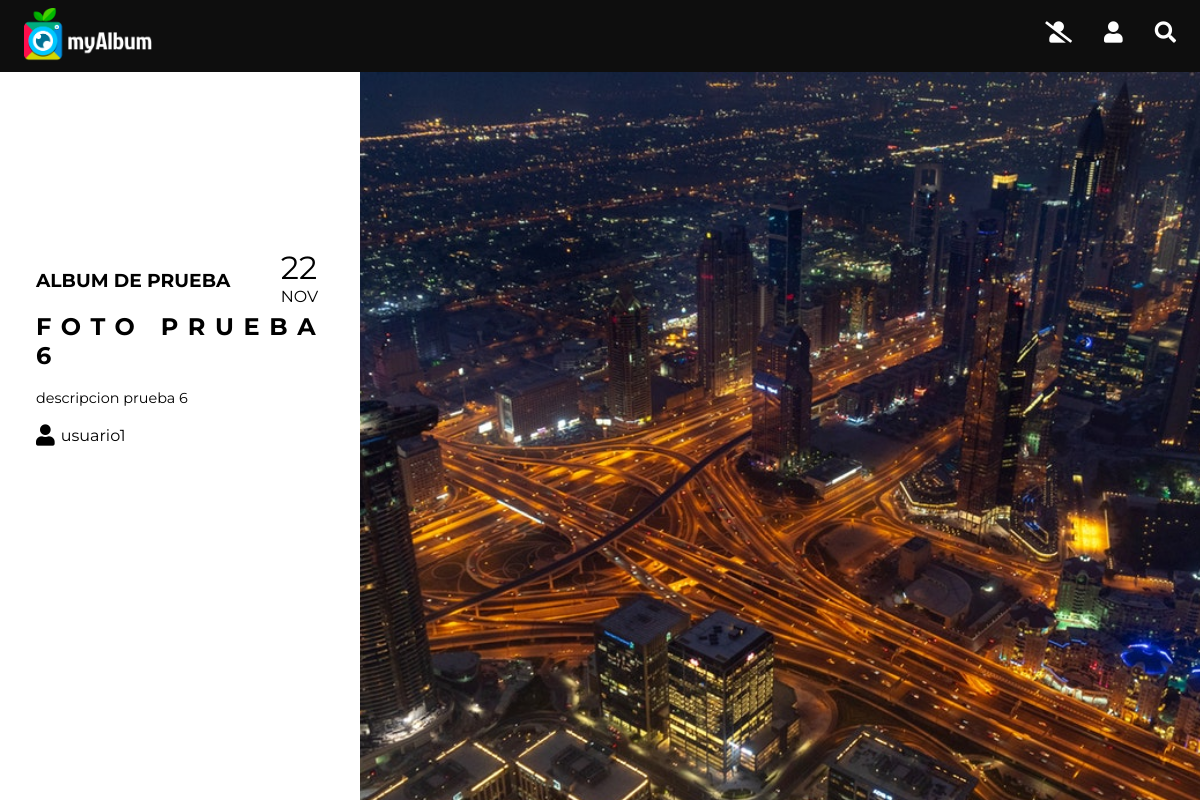
/foto.php?foto=6, run on the app's committed database.
### tables this page shows
CREATE TABLE `fotos` (
  `IdFoto` int(100) NOT NULL,
  `Titulo` varchar(100) NOT NULL,
  `Descripcion` varchar(10000) NOT NULL,
  `Fecha` date NOT NULL,
  `Pais` int(100) DEFAULT NULL,
  `Album` int(100) NOT NULL,
  `Fichero` varchar(3000) NOT NULL,
  `Alternativo` varchar(200) NOT NULL,
  `FRegistro` time NOT NULL
);

CREATE TABLE `albumes` (
  `IdAlbum` int(100) NOT NULL,
  `Titulo` varchar(100) NOT NULL,
  `Descripcion` varchar(10000) NOT NULL,
  `Usuario` int(100) NOT NULL
);

CREATE TABLE `usuarios` (
  `IdUsuario` int(100) NOT NULL,
  `NomUsuario` varchar(15) NOT NULL,
  `Clave` varchar(15) NOT NULL,
  `Email` varchar(100) NOT NULL,
  `Sexo` varchar(50) NOT NULL,
  `FNacimiento` date NOT NULL,
  `Ciudad` varchar(100) NOT NULL,
  `Pais` int(100) NOT NULL,
  `Foto` varchar(300) DEFAULT NULL,
  `FRegistro` time NOT NULL,
  `Estilo` int(100) NOT NULL
);

### foto.php (the view, shortened to what this page needs)
<!DOCTYPE html>
<html lang="es">
<head>
</head>
<body>
<?php
include('header.php');
require("conexionBD.php");
$sql_num = "SELECT count(*) FROM FOTOS";
$result_fotos = $conexion->query($sql_num);
$fila_fotos = $result_fotos->fetch_assoc();
$id_foto = mysqli_real_escape_string($conexion, $_GET['foto']);
if ((int)$fila_fotos['count(*)'] < (int)$_GET['foto']) {
    header('Location: 404.php');
} else {
    $sql = "SELECT * FROM FOTOS WHERE IdFoto = '$id_foto'";
    $resultados = $conexion->query($sql);
    while ($fila = $resultados->fetch_assoc()) {
        $titulo = $fila['Titulo'];
        $id_album = mysqli_real_escape_string($conexion, $fila['Album']);
        $album_row = $conexion->query("SELECT Titulo,Usuario FROM albumes WHERE IdAlbum = '$id_album'");
        $album_fetch = $album_row->fetch_assoc();
        $id_usuario = mysqli_real_escape_string($conexion, $album_fetch['Usuario']);
        $usuario_row = $conexion->query("SELECT NomUsuario FROM usuarios WHERE IdUsuario = '$id_usuario'");
        $usuario_fetch = $usuario_row->fetch_assoc();
        $descrip = $fila['Descripcion'];
        $fichero = $fila['Fichero'];
        $fecha = $fila['Fecha'];
        list($anyo, $mes, $dia) = explode('-', $fecha);
        $fecha_remp = str_replace("/", "-", $fecha);
        $fecha_format = date("d-m-Y", strtotime($fecha_remp));
        $mes_format = strftime("%B", strtotime($fecha_format));
        $mes_format = strtoupper($mes_format);
        $fecha_correcta = substr($mes_format, 0, 3);
        $url = "img/" . $fichero;
        echo "<div class=\"split-foto dcha-foto\" style=\"background-image:url('$url');\"></div>";
    }
    echo "
<section>
    <div class='split-foto izq-foto'>
        <div class='margin_info_foto'>
            <div class='row''>
                <h3 style=' float: left; width: 80%; margin-top: 7%'>$album_fetch[Titulo]</h3>
                <div style='float: left; width: 10%; margin-bottom: 2%'>
                    <span style='font-size: 2em;'>$dia</span><br>
                    <span>$fecha_correcta</span>
                </div>
                <br>
            </div>
            <h2 style='text-align: left; margin-top: 0; margin-bottom: 0'>$titulo</h2><br>
            <div style='text-align: left' class='fontSize'>$descrip
            </div>
            <br>
            <div><i style='margin-right: 2%;' class='fa fa-user fa-lg'></i><span>$usuario_fetch[NomUsuario]</span></div>
        </div>
    </div>";
}
?>
</section>
</body>
</html>

### css/style.css (style rules this page uses)
body { margin: 0; font-family: 'Montserrat', sans-serif; background-color: #0e0e0e; }
h2 { text-transform: uppercase; letter-spacing: 0.4em; text-align: center; }
h3 { text-align: left; text-transform: uppercase; margin-top: 0; }
::placeholder { color: black; opacity: 0.7; }
.fontSize { font-size: 1em; }
.row { display: table; width: 100%; table-layout: fixed; }
.split-foto { height: 100%; position: fixed; z-index: 1; top: 4.5em; overflow-x: hidden; padding-top: 2em; }
.izq-foto { left: 0; width: 30%; background-color: white; }
.dcha-foto { right: 0; width: 70%; background-repeat: no-repeat; background-position: center; background-size: cover; }
.margin_info_foto { margin: 40% 5% 5% 10%; }
@media only screen and (max-width: 1200px) { .fontSize { font-size: 0.9em; } }

### css/print.css (style rules this page uses)
body { margin: 0; font-family: Georgia, serif; background-color: white; }
h2 { font-family: Georgia, serif; text-transform: uppercase; letter-spacing: 0.4em; text-align: center; }
h3 { font-family: Georgia, serif; text-align: left; text-transform: uppercase; margin-top: 0; }
::placeholder { color: black; opacity: 0.7; }
.row { display: table; width: 100%; table-layout: fixed; }
.margin_info_foto { margin: 50% 5% 5% 10%; }
.split-foto { width: 100%; position: absolute; left: 0; right: 0; z-index: 1; top: 4.5em; overflow-x: hidden; padding-top: 2em; }
.izq-foto { top: 25em; bottom: 0; height: 60%; overflow-y: hidden; }
.dcha-foto { top: 5em; height: 40%; }
.margin_info_foto { margin: 20% 5% 5% 10%; }

### css/altoContraste.css (style rules this page uses)
h2 { font-family: Georgia, serif; text-transform: uppercase; letter-spacing: 0.4em; text-align: center; }
h3 { font-family: Georgia, serif; text-align: left; text-transform: uppercase; margin-top: 0; }
::placeholder { color: black; opacity: 0.7; }
.fontSize { font-size: 1em; }
.row { display: table; width: 100%; table-layout: fixed; }
.split-foto { height: 100%; position: fixed; z-index: 1; top: 4.5em; overflow-x: hidden; padding-top: 2em; }
.izq-foto { left: 0; width: 30%; background-color: white; }
.dcha-foto { right: 0; width: 70%; background-repeat: no-repeat; background-position: center; background-size: cover; }
.margin_info_foto { margin: 40% 5% 5% 10%; }
@media only screen and (max-width: 1200px) { .fontSize { font-size: 0.9em; } }

### data on the page
fotos: Fichero (picture), Fecha "NOV", Titulo "FOTO PRUEBA 6", Descripcion "descripcion prueba 6"
albumes: Titulo "ALBUM DE PRUEBA"
usuarios: NomUsuario "usuario1"

### other printed values
$dia "22"
